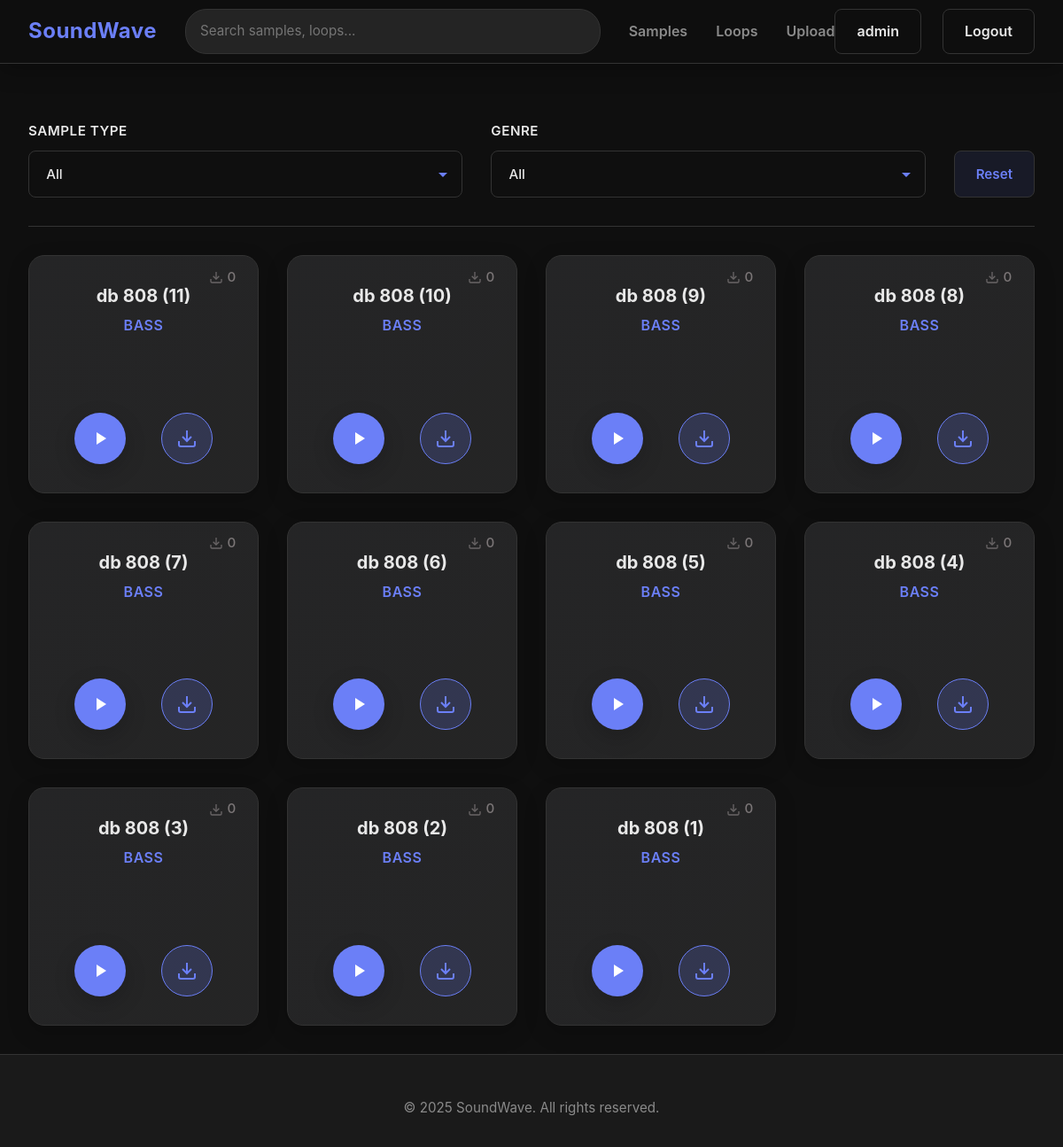
Screenshot of /samples/ (signed in) with the database file from the repository.
### uploader/models.py (models this page shows, shortened)
class Sample(models.Model):
    SAMPLE_TYPE_CHOICES = [
        ('bass', 'Bass'),
        ('hi_hat', 'Hi Hat'),
        ('clap', 'Clap'),
        ('kick', 'Kick'),
        ('snare', 'Snare'),
        ('tom', 'Tom'),
        ('perc', 'Perc'),
        ('other', 'Other'),
    ]
    name = models.CharField(max_length=200)
    author = models.CharField(max_length=100, blank=True, default='')
    sample_type = models.CharField(max_length=20, choices=SAMPLE_TYPE_CHOICES)
    genre = models.CharField(max_length=50, choices=GENRE_CHOICES, default='other')
    audio_file = models.FileField(upload_to='samples/')
    uploaded_at = models.DateTimeField(auto_now_add=True)
    downloads = models.IntegerField(default=0)
    class Meta:
        ordering = ['-uploaded_at']
        verbose_name = 'Sample'
        verbose_name_plural = 'Samples'

### main/views.py (the view)
# urls.py: path('', views.index, name='index'),
@measure_time
def index(request, tab=None):
    page_number = request.GET.get('page', 1)
    items_per_page = 12
    if tab == 'samples':
        queryset = Sample.objects.all()
        filterset_class = SampleFilter
    else:
        queryset = Loop.objects.all()
        filterset_class = LoopFilter
    filterset = filterset_class(request.GET, queryset=queryset)
    queryset = filterset.qs
    paginator = Paginator(queryset, items_per_page)
    page_obj = paginator.get_page(page_number)
    context = {
        'loops': page_obj if tab != 'samples' else [],
        'samples': page_obj if tab == 'samples' else [],
        'page_obj': page_obj,
        'current_tab': tab or 'loops',
        'filterset': filterset,
        'genre_choices': GENRE_CHOICES,
    }
    return render(request, 'main/index.html', context)

### main/templates/main/index.html (shortened to what this page needs)
{% extends "main/base.html" %}
{% load static %}
{% block content %}
  {% if current_tab == 'samples' %}
      <div class="filters-container">
        <div class="filter-group">
          <label class="filter-label" for="sample-type-filter">Sample Type</label>
        </div>
        <div class="filter-group">
          <label class="filter-label" for="sample-genre-filter">Genre</label>
        </div>
        <button class="btn-reset-filters" id="reset-filters">Reset</button>
      </div>
      <div class="sample-grid samples-grid" id="samples-grid">
        {% for sample in samples %}
          <div
            class="sample-card sample-square sample-item"
            id="card-{{ sample.id }}"
            data-card-id="{{ sample.id }}"
            data-url="{{ sample.audio_file.url }}"
            data-type="{{ sample.sample_type }}"
            data-genre="{{ sample.genre }}"
          >
            <span class="downloads-count sample-downloads-top"
                  id="downloads-count-{{ sample.id }}">
              <svg class="download-icon" viewBox="0 0 24 24" fill="none"
                   stroke="currentColor" stroke-width="2">
                <path d="M21 15v4a2 2 0 0 1-2 2H5a2 2 0 0 1-2-2v-4"></path>
                <polyline points="7 10 12 15 17 10"></polyline>
                <line x1="12" y1="15" x2="12" y2="3"></line>
              </svg>
              <span class="downloads-num">{{ sample.downloads }}</span>
            </span>
            <div class="sample-info">
              <h3 class="sample-title">{{ sample.name }}</h3>
              <p class="sample-type">{{ sample.get_sample_type_display }}</p>
            </div>
            <div class="sample-controls">
              <button
                class="play-btn-main sample-play-btn"
                data-card-id="{{ sample.id }}"
                data-url="{{ sample.audio_file.url }}"
                title="Play"
              >
                <svg class="play-icon" viewBox="0 0 24 24" fill="white">
                  <path d="M8 5v14l11-7z"/>
                </svg>
              </button>
              <a
                href="{% url 'main:download_sample' sample.id %}"
                class="download-btn-bottom"
                title="Download sample"
              >
                <svg class="download-icon" viewBox="0 0 24 24" fill="none"
                     stroke="currentColor" stroke-width="2">
                  <path d="M21 15v4a2 2 0 0 1-2 2H5a2 2 0 0 1-2-2v-4"></path>
                  <polyline points="7 10 12 15 17 10"></polyline>
                  <line x1="12" y1="15" x2="12" y2="3"></line>
                </svg>
              </a>
            </div>
          </div>
        {% empty %}
          <div class="empty-state">
            <p>No uploaded samples.</p>
          </div>
        {% endfor %}
      </div>
  {% endif %}
{% endblock %}

### main/templates/main/base.html (shortened to what this page needs)
{% load static %}
<!DOCTYPE html>
<html lang="en">
<head>
  <link rel="stylesheet" href="{% static 'main/css/style.css' %}">
  <link rel="stylesheet" href="{% static 'uploader/css/custom-select.css' %}">
</head>
<body>
  <div class="page-wrapper">
    <header class="header">
      <div class="logo">
        <a>SoundWave</a>
      </div>
      <div class="search-bar">
        <input type="text" placeholder="Search samples, loops...">
      </div>
      <nav class="nav-menu">
        <a href="{% url 'main:samples' %}"
           class="nav-link {% if current_tab == 'samples' %}active{% endif %}">
          Samples
        </a>
        <a href="{% url 'main:loops' %}"
           class="nav-link {% if current_tab == 'loops' %}active{% endif %}">
          Loops
        </a>
        {% if user.is_authenticated %}
          <a href="{% url 'uploader:upload_loop' %}" class="nav-link">Upload</a>
        {% endif %}
      </nav>
      <div class="auth-buttons">
        {% if user.is_authenticated %}
          <div class="user-menu">
            <a href="{% url 'accounts:profile' %}" class="btn btn-secondary">
              {{ user.username }}
            </a>
            <a href="{% url 'accounts:logout' %}" class="btn btn-secondary">
              Logout
            </a>
          </div>
        {% else %}
          <a href="{% url 'accounts:login' %}" class="btn btn-secondary">Login</a>
          <a href="{% url 'accounts:register' %}" class="btn btn-primary">Register</a>
        {% endif %}
      </div>
    </header>
    <div class="content-wrapper" id="catalog">
      <main class="main-content">
        {% block content %}{% endblock %}
      </main>
    </div>
    <footer class="footer">
      <div class="footer-bottom">
        <p>&copy; 2025 SoundWave. All rights reserved.</p>
      </div>
    </footer>
  </div>
</body>
</html>

### uploader/static/uploader/css/custom-select.css (style rules this page uses)
:root { --color-bg-primary: #0f0f0f; --color-bg-secondary: #1a1a1a; --color-bg-card: #242424; --color-text-primary: #e8e8e8; --color-text-secondary: #8a8a8a; --color-accent: #6b7ff7; --color-border: #333333; --color-success: #22c55e; }

### main/static/main/css/variables.css (style rules this page uses)
:root { --color-bg-primary: #0f0f0f; --color-bg-secondary: #1a1a1a; --color-bg-card: #242424; --color-text-primary: #e8e8e8; --color-text-secondary: #8a8a8a; --color-accent: #6b7ff7; --color-border: #333333; --color-hover: #2d2d2d; --color-like: #ef4444; --color-success: #22c55e; --color-warning: #f59e0b; --space-2xs: 0.25rem; --space-xs: 0.5rem; --space-sm: 0.75rem; --space-md: 1rem; --space-lg: 1.5rem; --space-xl: 2rem; --space-2xl: 3rem; --radius-sm: 8px; --radius-md: 12px; --radius-lg: 18px; --shadow-soft: 0 8px 24px rgba(0, 0, 0, 0.18); --shadow-hover: 0 12px 32px rgba(107, 127, 247, 0.18); --font-family-base: 'Inter', -apple-system, BlinkMacSystemFont, 'Segoe UI', Roboto, sans-serif; --line-height-base: 1.6; --transition-base: 180ms ease; --container-max-width: 1200px; --header-height: 72px; }

### main/static/main/css/base.css (style rules this page uses)
* { margin: 0; padding: 0; box-sizing: border-box; }
body { font-family: var(--font-family-base); background-color: var(--color-bg-primary); color: var(--color-text-primary); line-height: var(--line-height-base); overflow-x: hidden; -webkit-font-smoothing: antialiased; min-height: 100vh; }
* { scrollbar-width: thin; scrollbar-color: var(--color-border) transparent; }
a { color: inherit; text-decoration: none; transition: color var(--transition-base); }
button, input, select, textarea { font: inherit; color: inherit; }

### main/static/main/css/buttons.css (style rules this page uses)
.btn { padding: 0.75rem 1.5rem; border-radius: var(--radius-sm); font-weight: 600; cursor: pointer; transition: transform var(--transition-base), box-shadow var(--transition-base), background var(--transition-base), color var(--transition-base), border-color var(--transition-base); border: 1px solid transparent; text-decoration: none; display: inline-flex; align-items: center; justify-content: center; gap: 0.4rem; }
.btn-secondary { background: transparent; border-color: var(--color-border); color: var(--color-text-primary); }
.user-menu .btn { padding: 0.75rem 1.5rem; border-radius: var(--radius-sm); font-weight: 600; border: 1px solid var(--color-border); color: var(--color-text-primary); background: transparent; position: relative; overflow: hidden; }
.user-menu .btn::before { content: ''; position: absolute; top: 0; left: -100%; width: 100%; height: 100%; background: var(--color-accent); transition: left var(--transition-base); z-index: -1; border-radius: var(--radius-sm); }
.user-menu .btn:first-child { margin-right: 0.5rem; }
.play-btn-main { width: 58px; height: 58px; background: var(--color-accent); border: none; border-radius: 50%; cursor: pointer; display: flex; align-items: center; justify-content: center; color: white; transition: transform var(--transition-base), box-shadow var(--transition-base), background var(--transition-base); flex-shrink: 0; box-shadow: var(--shadow-soft); }
.play-icon, .pause-icon { width: 24px; height: 24px; flex-shrink: 0; }
.download-btn-bottom { width: 58px; height: 58px; background: rgba(107, 127, 247, 0.2); border: 1px solid var(--color-accent); border-radius: 50%; display: flex; align-items: center; justify-content: center; cursor: pointer; transition: transform var(--transition-base), background var(--transition-base), border-color var(--transition-base), color var(--transition-base); z-index: 2; flex-shrink: 0; text-decoration: none; }
.download-btn-bottom .download-icon { width: 24px; height: 24px; color: var(--color-accent); transition: color var(--transition-base); }

### main/static/main/css/footer.css (style rules this page uses)
.footer { background-color: var(--color-bg-secondary); padding: 3rem 2rem 2rem; margin-top: 0; border-top: 1px solid var(--color-border); }
.footer-bottom { text-align: center; color: var(--color-text-secondary); font-size: 0.95rem; }

### rows the page displays
Sample: downloads "0", name "db 808 (11)", sample_type "BASS"
Sample: downloads "0", name "db 808 (10)", sample_type "BASS"
Sample: downloads "0", name "db 808 (9)", sample_type "BASS"
Sample: downloads "0", name "db 808 (8)", sample_type "BASS"
Sample: downloads "0", name "db 808 (7)", sample_type "BASS"
Sample: downloads "0", name "db 808 (6)", sample_type "BASS"
Sample: downloads "0", name "db 808 (5)", sample_type "BASS"
Sample: downloads "0", name "db 808 (4)", sample_type "BASS"
Sample: downloads "0", name "db 808 (3)", sample_type "BASS"
Sample: downloads "0", name "db 808 (2)", sample_type "BASS"
Sample: downloads "0", name "db 808 (1)", sample_type "BASS"

### other values shown
{{ user.username }} "admin"
